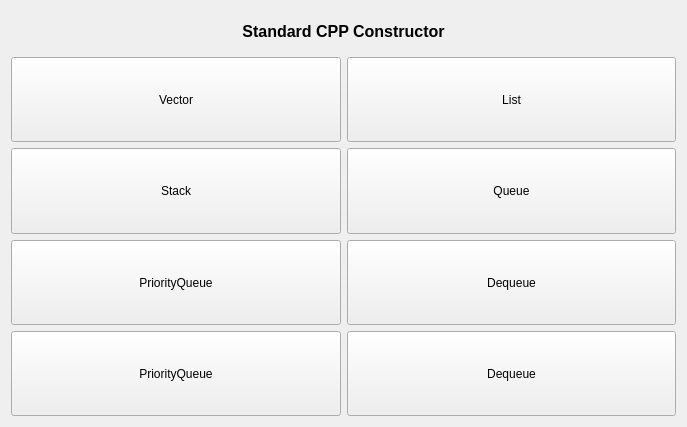
<?xml version="1.0" encoding="UTF-8"?>
<ui version="4.0">
 <class>MiscellaneousStdContainer</class>
 <widget class="MiscellaneousBase" name="MiscellaneousStdContainer">
  <property name="geometry">
   <rect>
    <x>0</x>
    <y>0</y>
    <width>687</width>
    <height>427</height>
   </rect>
  </property>
  <property name="windowTitle">
   <string>MiscellaneousStdContainer</string>
  </property>
  <layout class="QVBoxLayout" name="verticalLayout">
   <item>
    <widget class="QLabel" name="lbTitle">
     <property name="minimumSize">
      <size>
       <width>0</width>
       <height>40</height>
      </size>
     </property>
     <property name="font">
      <font>
       <pointsize>12</pointsize>
       <weight>75</weight>
       <bold>true</bold>
      </font>
     </property>
     <property name="text">
      <string>Standard CPP Constructor</string>
     </property>
     <property name="alignment">
      <set>Qt::AlignCenter</set>
     </property>
    </widget>
   </item>
   <item>
    <layout class="QGridLayout" name="gridLayout">
     <property name="leftMargin">
      <number>0</number>
     </property>
     <property name="rightMargin">
      <number>0</number>
     </property>
     <item row="1" column="0">
      <widget class="QPushButton" name="btnStackTest">
       <property name="sizePolicy">
        <sizepolicy hsizetype="Expanding" vsizetype="Expanding">
         <horstretch>0</horstretch>
         <verstretch>0</verstretch>
        </sizepolicy>
       </property>
       <property name="text">
        <string>Stack</string>
       </property>
      </widget>
     </item>
     <item row="0" column="0">
      <widget class="QPushButton" name="btnVectorTest">
       <property name="sizePolicy">
        <sizepolicy hsizetype="Expanding" vsizetype="Expanding">
         <horstretch>0</horstretch>
         <verstretch>0</verstretch>
        </sizepolicy>
       </property>
       <property name="minimumSize">
        <size>
         <width>140</width>
         <height>30</height>
        </size>
       </property>
       <property name="text">
        <string>Vector</string>
       </property>
      </widget>
     </item>
     <item row="0" column="1">
      <widget class="QPushButton" name="btnListTest">
       <property name="sizePolicy">
        <sizepolicy hsizetype="Expanding" vsizetype="Expanding">
         <horstretch>0</horstretch>
         <verstretch>0</verstretch>
        </sizepolicy>
       </property>
       <property name="text">
        <string>List</string>
       </property>
      </widget>
     </item>
     <item row="1" column="1">
      <widget class="QPushButton" name="btnQueueTest">
       <property name="sizePolicy">
        <sizepolicy hsizetype="Expanding" vsizetype="Expanding">
         <horstretch>0</horstretch>
         <verstretch>0</verstretch>
        </sizepolicy>
       </property>
       <property name="text">
        <string>Queue</string>
       </property>
      </widget>
     </item>
     <item row="2" column="0">
      <widget class="QPushButton" name="btnPriorityQueueTest">
       <property name="sizePolicy">
        <sizepolicy hsizetype="Expanding" vsizetype="Expanding">
         <horstretch>0</horstretch>
         <verstretch>0</verstretch>
        </sizepolicy>
       </property>
       <property name="text">
        <string>PriorityQueue</string>
       </property>
      </widget>
     </item>
     <item row="2" column="1">
      <widget class="QPushButton" name="btnDequeueTest">
       <property name="sizePolicy">
        <sizepolicy hsizetype="Expanding" vsizetype="Expanding">
         <horstretch>0</horstretch>
         <verstretch>0</verstretch>
        </sizepolicy>
       </property>
       <property name="text">
        <string>Dequeue</string>
       </property>
      </widget>
     </item>
     <item row="3" column="0">
      <widget class="QPushButton" name="btnMapTest">
       <property name="sizePolicy">
        <sizepolicy hsizetype="Expanding" vsizetype="Expanding">
         <horstretch>0</horstretch>
         <verstretch>0</verstretch>
        </sizepolicy>
       </property>
       <property name="text">
        <string>PriorityQueue</string>
       </property>
      </widget>
     </item>
     <item row="3" column="1">
      <widget class="QPushButton" name="btnPairTest">
       <property name="sizePolicy">
        <sizepolicy hsizetype="Expanding" vsizetype="Expanding">
         <horstretch>0</horstretch>
         <verstretch>0</verstretch>
        </sizepolicy>
       </property>
       <property name="text">
        <string>Dequeue</string>
       </property>
      </widget>
     </item>
    </layout>
   </item>
  </layout>
 </widget>
 <layoutdefault spacing="6" margin="11"/>
 <customwidgets>
  <customwidget>
   <class>MiscellaneousBase</class>
   <extends>QWidget</extends>
   <header>MiscellaneousBase.h</header>
   <container>1</container>
  </customwidget>
 </customwidgets>
 <resources/>
 <connections/>
</ui>
